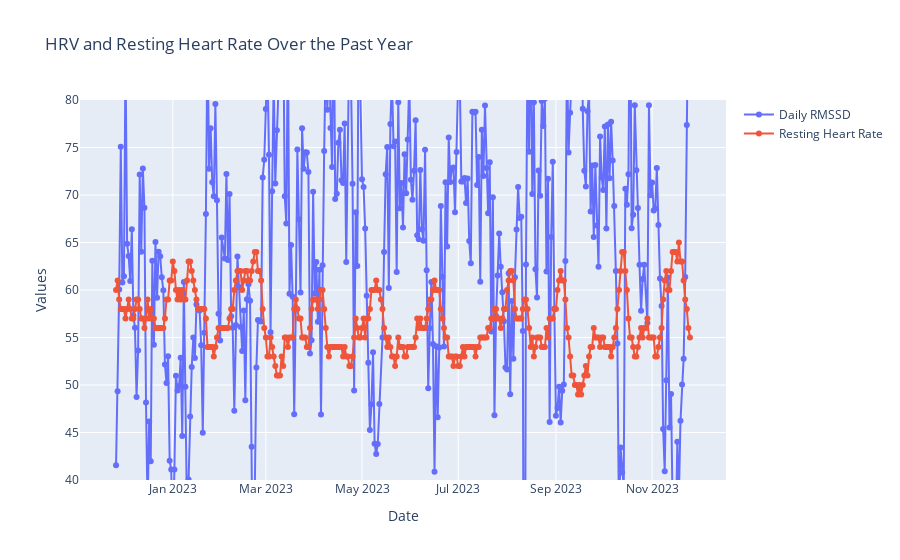

The cell this chart's notebook holds for it:
### Code cell
import plotly.graph_objects as go
import pandas as pd
from datetime import datetime, timedelta

# Assuming you have df_hrv (HRV data) and df_rhr (RHR data) DataFrames

# Calculate the date one year ago from today
one_year_ago = datetime.today() - timedelta(days=365)

# Filter the HRV data for the past year
recent_hrv_data = df_hrv[df_hrv['date'] >= one_year_ago]

# Filter the RHR data for the past year
recent_rhr_data = df_rhr[df_rhr['date'] >= one_year_ago]

# Create a Plotly figure with two subplots
fig = go.Figure()

# Add the HRV data as a line plot
fig.add_trace(go.Scatter(x=recent_hrv_data['date'], y=recent_hrv_data['dailyrmssd'], mode='lines+markers', name='Daily RMSSD'))

# Add the RHR data as a second line plot
fig.add_trace(go.Scatter(x=recent_rhr_data['date'], y=recent_rhr_data['restingHeartRate'], mode='lines+markers', name='Resting Heart Rate'))

# Customize the hover behavior for both traces
fig.update_traces(hovertemplate='Date: %{x}<br>%{y}', hoverinfo='x+y', selector=dict(type='scatter'))

# Set the x-axis title
fig.update_xaxes(title_text='Date')

# Set the y-axis title
fig.update_yaxes(title_text='Values')

# Set the title for the entire plot
fig.update_layout(title='HRV and Resting Heart Rate Over the Past Year')

# Customize the y-axis range
fig.update_yaxes(range=[40, 80])

# Show the interactive plot
fig.show()

### Figure 1 — Plotly figure (JSON) as saved in the notebook; plotly's stock layout.template omitted (floating-point values rounded to 4 significant figures; data arrays with more than 128 entries replaced by an {"elided": "..."} marker saying what was removed)
{"data": [{"hoverinfo": "x+y", "hovertemplate": "Date: %{x}<br>%{y}", "mode": "lines+markers", "name": "Daily RMSSD", "type": "scatter", "x": {"elided": "362 str values"}, "y": {"elided": "362 float values"}}, {"hoverinfo": "x+y", "hovertemplate": "Date: %{x}<br>%{y}", "mode": "lines+markers", "name": "Resting Heart Rate", "type": "scatter", "x": {"elided": "365 str values"}, "y": {"elided": "365 int values"}}], "layout": {"title": {"text": "HRV and Resting Heart Rate Over the Past Year"}, "xaxis": {"title": {"text": "Date"}}, "yaxis": {"range": [40, 80], "title": {"text": "Values"}}}}
